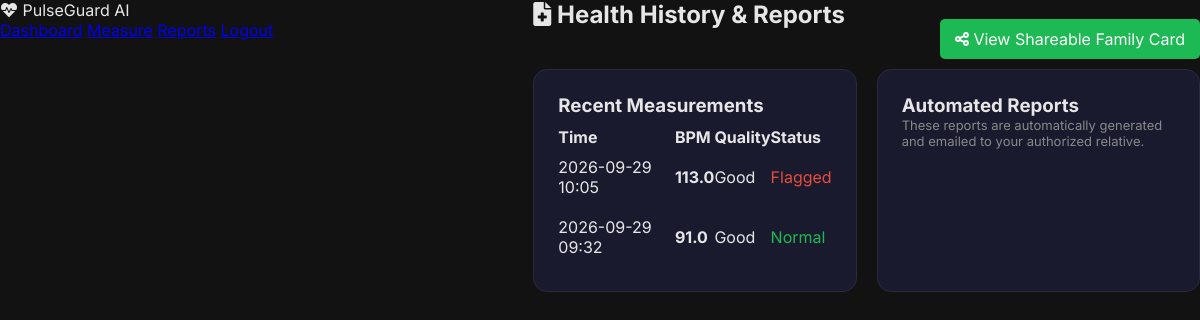
Screenshot of /reports (signed in) with the database file from the repository.
### app.py (models this page shows)
class HealthMeasurement(db.Model):
    id = db.Column(db.Integer, primary_key=True)
    user_id = db.Column(db.Integer, db.ForeignKey('user.id'), nullable=False)
    timestamp = db.Column(db.DateTime, default=datetime.datetime.utcnow)
    bpm = db.Column(db.Float, nullable=False)
    signal_quality = db.Column(db.String(20))
    source = db.Column(db.String(20))
    is_abnormal = db.Column(db.Boolean, default=False)
    ai_analysis = db.Column(db.Text)

### app.py (the view)
@app.route('/reports')
@login_required
def reports():
    measurements = HealthMeasurement.query.filter_by(user_id=current_user.id).order_by(HealthMeasurement.timestamp.desc()).limit(50).all()
    user_reports = Report.query.filter_by(user_id=current_user.id).order_by(Report.generated_at.desc()).all()
    return render_template('reports.html', measurements=measurements, reports=user_reports)

### app.py (called while the page is built)
@login_manager.user_loader
def load_user(user_id):
    return User.query.get(int(user_id))

### templates/reports.html (shortened to what this page needs)
<!DOCTYPE html>
<html lang="en" data-theme="dark">
<head>
  <link rel="stylesheet" href="/static/pulseguard.css">
  <link href="https://cdnjs.cloudflare.com/ajax/libs/font-awesome/6.0.0/css/all.min.css" rel="stylesheet">
</head>
<body>
  <nav class="pg-nav">
    <div class="nav-logo"><i class="fas fa-heartbeat"></i> PulseGuard AI</div>
    <div class="nav-links">
      <a href="/dashboard">Dashboard</a>
      <a href="/heartrate">Measure</a>
      <a href="/reports" class="active">Reports</a>
      <a href="/logout">Logout</a>
    </div>
  </nav>
  <main class="pg-main">
    <h2><i class="fas fa-file-medical"></i> Health History & Reports</h2>
    <div style="margin-bottom: 20px; text-align: right;">
        <a href="/family/{{ current_user.id }}" target="_blank" class="btn-primary" style="padding: 10px 15px; border-radius: 5px; text-decoration: none; color: white; background: var(--primary);">
            <i class="fas fa-share-alt"></i> View Shareable Family Card
        </a>
    </div>
    <div class="grid-2">
      <div class="card">
        <h3>Recent Measurements</h3>
        <table style="width:100%; text-align:left; border-collapse:collapse; margin-top: 10px;">
          <tr><th>Time</th><th>BPM</th><th>Quality</th><th>Status</th></tr>
          {% for m in measurements %}
          <tr style="border-bottom: 1px solid var(--border);">
            <td style="padding: 10px 0;">{{ m.timestamp.strftime('%Y-%m-%d %H:%M') }}</td>
            <td><b>{{ m.bpm | round }}</b></td>
            <td>{{ m.signal_quality }}</td>
            <td>{% if m.is_abnormal %}<span style="color:var(--danger)">Flagged</span>{% else %}<span style="color:var(--primary)">Normal</span>{% endif %}</td>
          </tr>
          {% endfor %}
        </table>
      </div>
      <div class="card">
        <h3>Automated Reports</h3>
        <p style="font-size: 13px; color: var(--muted);">These reports are automatically generated and emailed to your authorized relative.</p>
      </div>
    </div>
  </main>
</body>
</html>

### static/pulseguard.css (style rules this page uses)
:root { --primary: #1db954; --primary-dark: #158f40; --accent: #2ecc71; --danger: #e74c3c; --warning: #f39c12; --info: #3498db; --dark: #121212; --darker: #0a0a0a; --card: #1a1a2e; --card-border: #2a2a3e; --light-text: #e6e6e6; --muted: #888; --sidebar-w: 260px; --header-h: 64px; --radius: 14px; --radius-sm: 8px; --shadow: 0 4px 24px rgba(0,0,0,0.45); --glow-green: 0 0 20px rgba(29,185,84,0.25); --glow-red: 0 0 24px rgba(231,76,60,0.4); --transition: all 0.3s cubic-bezier(.4,0,.2,1); }
*,*::before,*::after { margin:0; padding:0; box-sizing:border-box; }
body { font-family: 'Inter', 'Segoe UI', sans-serif; background: var(--dark); color: var(--light-text); min-height: 100vh; display: flex; }
.pg-main { margin-left: var(--sidebar-w); flex: 1; display: flex; flex-direction: column; min-height: 100vh; transition: var(--transition); }
.card { background: var(--card); border: 1px solid var(--card-border); border-radius: var(--radius); padding: 24px; transition: var(--transition); }
.grid-2 { display: grid; grid-template-columns: 1fr 1fr; gap: 20px; }

### rows the page displays
HealthMeasurement: timestamp "2026-09-29 10:05", bpm "113.0", signal_quality "Good", is_abnormal "Flagged"
HealthMeasurement: timestamp "2026-09-29 09:32", bpm "91.0", signal_quality "Good", is_abnormal "Normal"
